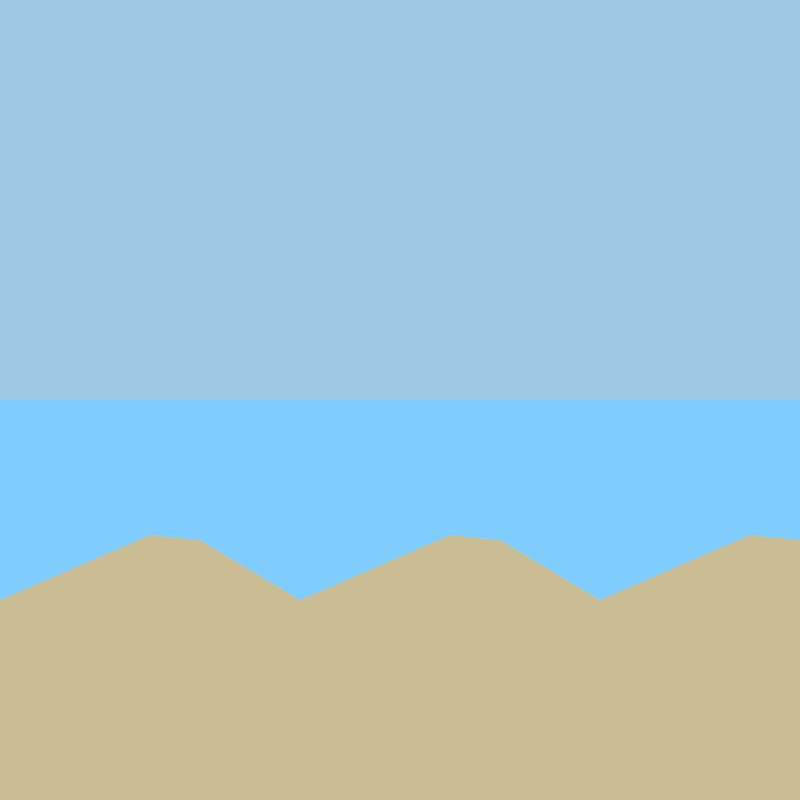
Frame 1 (no input)
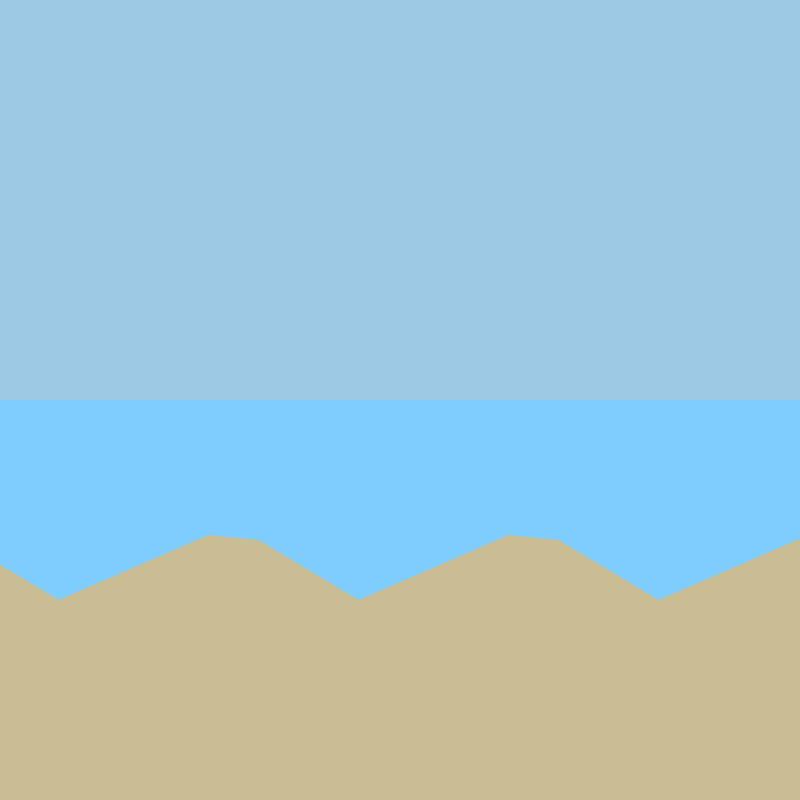
Frame 60 (the mouse pressed at the canvas centre just before this capture)
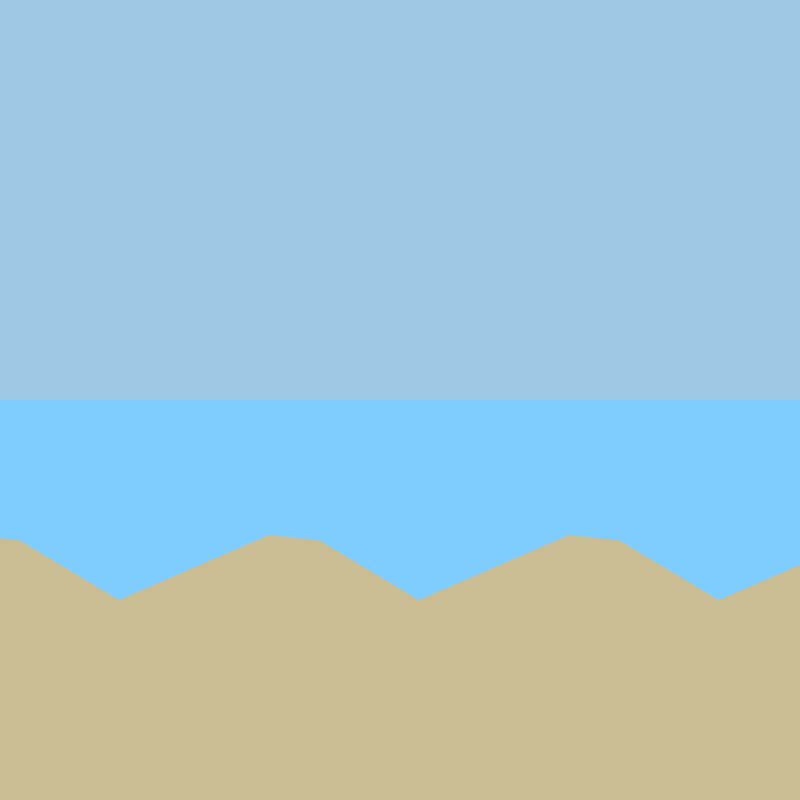
Frame 120 (the mouse held since frame 60 and released just before this capture)

The Processing sketch that drew these frames (run headless with seeded random() and noise(); from frame 60 on, the mouse is pressed at the canvas centre):

// Processing sketch: ceramics_project
// ── ceramics_project.pde
int z;

void setup(){
size(800,800);
int z=0;
}

void draw(){
 noStroke();
fill(#CBBD93);
rect(0,600,800,200);

fill(#7fcdff);
rect(0,400,800,100);

fill(#9EC9E4);
rect(0,0,800,400);

beachshape(0+z,0);

watershape(0+z,0);

beachshape(300+z,0);

watershape(300+z,0);

beachshape(600+z,0);

watershape(600+z,0);

beachshape(-300+z,0);

watershape(-300+z,0);
z=z+1;
if (z > 300) {
  z = 0;
}
}

void beachshape(int x,int y){
fill(#CBBD93);
beginShape();
vertex(x,600);    
vertex(x+100,550);
vertex(x+150,535);
vertex(x+200,540);  
vertex(x+300,600);  
endShape(CLOSE);
}

void watershape(int x,int y){
fill(#7fcdff);
beginShape();
vertex(x-100,500);
vertex(x-100,540);
vertex(x,600);    
vertex(x+150,535);  
vertex(x+200,540);
vertex(x+200,500);
endShape(CLOSE);
}
